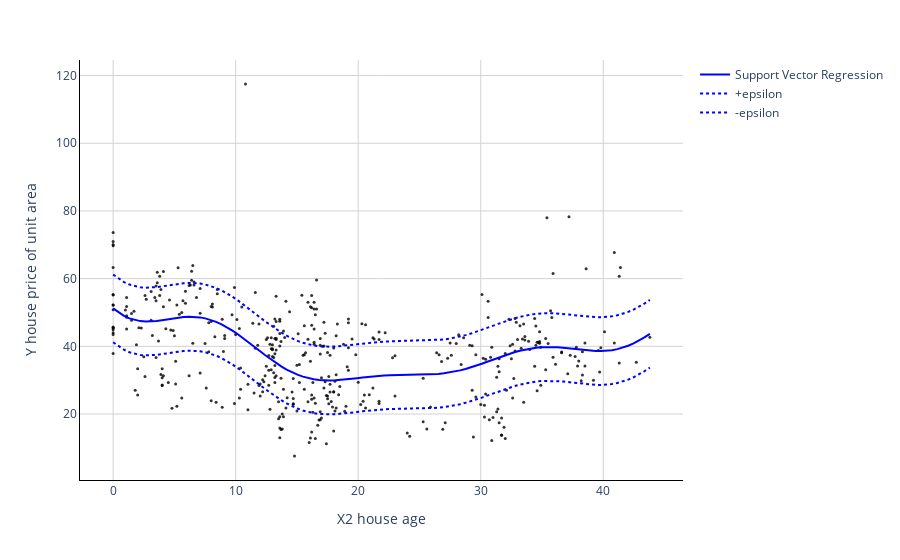

Here is the notebook cell this chart was saved with:
### Code cell
import pandas as pd
import numpy as np
from sklearn.svm import SVR # for building support vector regression model
import plotly.graph_objects as go # for data visualization
import plotly.express as px # for data visualization

# Read data into a dataframe
df = pd.read_csv('Real estate.csv', encoding='utf-8')
X=df['X2 house age'].values.reshape(-1,1)
y=df['Y house price of unit area'].values

# Building SVR Model
model = SVR(kernel='rbf', C=1000, epsilon=1) # set kernel and hyperparameters
svr = model.fit(X, y)

x_range = np.linspace(X.min(), X.max(), 100)
y_svr = model.predict(x_range.reshape(-1, 1))

plt = px.scatter(df, x=df['X2 house age'], y=df['Y house price of unit area'], 
                 opacity=0.8, color_discrete_sequence=['black'])

# Add SVR Hyperplane
plt.add_traces(go.Scatter(x=x_range,
	y=y_svr, name='Support Vector Regression', line=dict(color='blue')))
plt.add_traces(go.Scatter(x=x_range,
	y=y_svr+10, name='+epsilon', line=dict(color='blue', dash='dot')))
plt.add_traces(go.Scatter(x=x_range,
	y=y_svr-10, name='-epsilon', line=dict(color='blue', dash='dot')))

# Set chart background color
plt.update_layout(dict(plot_bgcolor = 'white'))

# Updating axes lines
plt.update_xaxes(showgrid=True, gridwidth=1, gridcolor='lightgrey', 
                 zeroline=True, zerolinewidth=1, zerolinecolor='lightgrey', 
                 showline=True, linewidth=1, linecolor='black')

plt.update_yaxes(showgrid=True, gridwidth=1, gridcolor='lightgrey', 
                 zeroline=True, zerolinewidth=1, zerolinecolor='lightgrey', 
                 showline=True, linewidth=1, linecolor='black')

# Update marker size
plt.update_traces(marker=dict(size=3))

plt.show()
